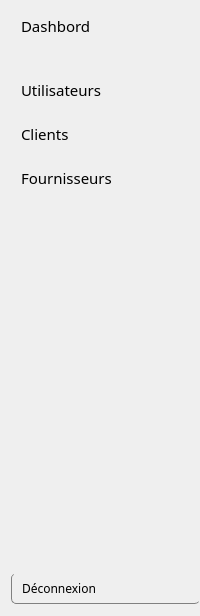
         <widget class="QWidget" name="widget_4" native="true">
          <property name="sizePolicy">
           <sizepolicy hsizetype="Preferred" vsizetype="Preferred">
            <horstretch>0</horstretch>
            <verstretch>0</verstretch>
           </sizepolicy>
          </property>
          <property name="styleSheet">
           <string notr="true">QPushButton{
	border: none;
	text-align: left;
	height: 30px;
	padding-left: 10px;
	font: 11pt &quot;Montserrat Medium&quot;;
}

QPushButton:checked{
	border-top: 2px solid black;
	border-bottom: 2px solid black;
	height: 40px;
}</string>
          </property>
          <layout class="QVBoxLayout" name="verticalLayout_5" stretch="0,1,0,0,0,18,0">
           <property name="spacing">
            <number>14</number>
           </property>
           <property name="rightMargin">
            <number>0</number>
           </property>
           <property name="bottomMargin">
            <number>12</number>
           </property>
           <item>
            <widget class="QPushButton" name="dashbord">
             <property name="font">
              <font>
               <family>Montserrat Medium</family>
               <pointsize>11</pointsize>
               <weight>50</weight>
               <italic>false</italic>
               <bold>false</bold>
              </font>
             </property>
             <property name="text">
              <string>Dashbord</string>
             </property>
             <property name="icon">
              <iconset resource="icon.qrc">
               <normaloff>:/icons/dashboard.png</normaloff>:/icons/dashboard.png</iconset>
             </property>
             <property name="checkable">
              <bool>true</bool>
             </property>
             <property name="autoExclusive">
              <bool>true</bool>
             </property>
            </widget>
           </item>
           <item>
            <spacer name="verticalSpacer_4">
             <property name="orientation">
              <enum>Qt::Vertical</enum>
             </property>
             <property name="sizeHint" stdset="0">
              <size>
               <width>20</width>
               <height>78</height>
              </size>
             </property>
            </spacer>
           </item>
           <item>
            <widget class="QPushButton" name="user">
             <property name="font">
              <font>
               <family>Montserrat Medium</family>
               <pointsize>11</pointsize>
               <weight>50</weight>
               <italic>false</italic>
               <bold>false</bold>
              </font>
             </property>
             <property name="text">
              <string>Utilisateurs</string>
             </property>
             <property name="icon">
              <iconset resource="icon.qrc">
               <normaloff>:/icons/user.png</normaloff>:/icons/user.png</iconset>
             </property>
             <property name="checkable">
              <bool>true</bool>
             </property>
             <property name="autoExclusive">
              <bool>true</bool>
             </property>
            </widget>
           </item>
           <item>
            <widget class="QPushButton" name="client">
             <property name="font">
              <font>
               <family>Montserrat Medium</family>
               <pointsize>11</pointsize>
               <weight>50</weight>
               <italic>false</italic>
               <bold>false</bold>
              </font>
             </property>
             <property name="text">
              <string>Clients</string>
             </property>
             <property name="icon">
              <iconset resource="icon.qrc">
               <normaloff>:/icons/customers.png</normaloff>:/icons/customers.png</iconset>
             </property>
             <property name="checkable">
              <bool>true</bool>
             </property>
             <property name="autoExclusive">
              <bool>true</bool>
             </property>
            </widget>
           </item>
           <item>
            <widget class="QPushButton" name="fournisseur">
             <property name="font">
              <font>
               <family>Montserrat Medium</family>
               <pointsize>11</pointsize>
               <weight>50</weight>
               <italic>false</italic>
               <bold>false</bold>
              </font>
             </property>
             <property name="text">
              <string>Fournisseurs</string>
             </property>
             <property name="icon">
              <iconset resource="icon.qrc">
               <normaloff>:/icons/group.png</normaloff>:/icons/group.png</iconset>
             </property>
             <property name="checkable">
              <bool>true</bool>
             </property>
             <property name="checked">
              <bool>false</bool>
             </property>
             <property name="autoExclusive">
              <bool>true</bool>
             </property>
            </widget>
           </item>
           <item>
            <spacer name="verticalSpacer_5">
             <property name="orientation">
              <enum>Qt::Vertical</enum>
             </property>
             <property name="sizeHint" stdset="0">
              <size>
               <width>20</width>
               <height>308</height>
              </size>
             </property>
            </spacer>
           </item>
           <item>
            <widget class="QPushButton" name="logout">
             <property name="font">
              <font>
               <family>Montserrat Medium</family>
               <pointsize>9</pointsize>
               <weight>50</weight>
               <italic>false</italic>
               <bold>false</bold>
              </font>
             </property>
             <property name="styleSheet">
              <string notr="true">border-bottom: 1px solid grey;
border-left: 1px solid grey;
border-radius: 5px;
font: 9pt &quot;Montserrat Medium&quot;;</string>
             </property>
             <property name="text">
              <string>Déconnexion</string>
             </property>
             <property name="icon">
              <iconset resource="icon.qrc">
               <normaloff>:/icons/turn-off.png</normaloff>:/icons/turn-off.png</iconset>
             </property>
            </widget>
           </item>
          </layout>
         </widget>
